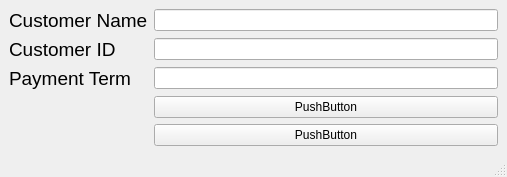
<?xml version="1.0" encoding="UTF-8"?>
<ui version="4.0">
 <class>MainWindow</class>
 <widget class="QMainWindow" name="MainWindow">
  <property name="geometry">
   <rect>
    <x>0</x>
    <y>0</y>
    <width>507</width>
    <height>150</height>
   </rect>
  </property>
  <property name="windowTitle">
   <string>MainWindow</string>
  </property>
  <widget class="QWidget" name="centralwidget">
   <layout class="QVBoxLayout" name="verticalLayout">
    <item>
     <layout class="QFormLayout" name="formLayout">
      <item row="0" column="0">
       <widget class="QLabel" name="customer_label">
        <property name="font">
         <font>
          <pointsize>14</pointsize>
         </font>
        </property>
        <property name="text">
         <string>Customer Name</string>
        </property>
       </widget>
      </item>
      <item row="0" column="1">
       <widget class="QLineEdit" name="customerNameLineEdit"/>
      </item>
      <item row="1" column="0">
       <widget class="QLabel" name="id_label">
        <property name="font">
         <font>
          <pointsize>14</pointsize>
         </font>
        </property>
        <property name="text">
         <string>Customer ID</string>
        </property>
       </widget>
      </item>
      <item row="1" column="1">
       <widget class="QLineEdit" name="customerIDLineEdit"/>
      </item>
      <item row="2" column="0">
       <widget class="QLabel" name="term_label">
        <property name="font">
         <font>
          <pointsize>14</pointsize>
         </font>
        </property>
        <property name="text">
         <string>Payment Term</string>
        </property>
       </widget>
      </item>
      <item row="2" column="1">
       <widget class="QLineEdit" name="paymentTermLineEdit"/>
      </item>
      <item row="3" column="1">
       <widget class="QPushButton" name="pushButton">
        <property name="text">
         <string>PushButton</string>
        </property>
       </widget>
      </item>
      <item row="4" column="1">
       <widget class="QPushButton" name="pushButton_2">
        <property name="text">
         <string>PushButton</string>
        </property>
       </widget>
      </item>
     </layout>
    </item>
   </layout>
  </widget>
  <widget class="QMenuBar" name="menubar">
   <property name="geometry">
    <rect>
     <x>0</x>
     <y>0</y>
     <width>507</width>
     <height>18</height>
    </rect>
   </property>
  </widget>
  <widget class="QStatusBar" name="statusbar"/>
 </widget>
 <resources/>
 <connections/>
</ui>
